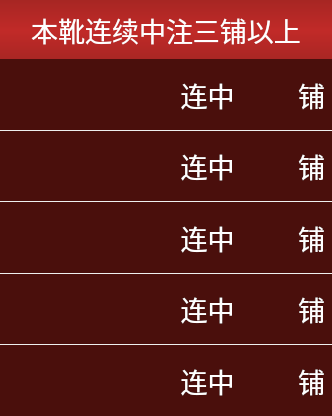
<?xml version="1.0" encoding="UTF-8"?>
<ui version="4.0">
 <class>MTopFive</class>
 <widget class="QWidget" name="MTopFive">
  <property name="geometry">
   <rect>
    <x>0</x>
    <y>0</y>
    <width>332</width>
    <height>416</height>
   </rect>
  </property>
  <property name="windowTitle">
   <string>Form</string>
  </property>
  <layout class="QVBoxLayout" name="verticalLayout">
   <property name="spacing">
    <number>0</number>
   </property>
   <property name="leftMargin">
    <number>0</number>
   </property>
   <property name="topMargin">
    <number>0</number>
   </property>
   <property name="rightMargin">
    <number>0</number>
   </property>
   <property name="bottomMargin">
    <number>0</number>
   </property>
   <item>
    <layout class="QVBoxLayout" name="verticalLayout_7" stretch="1,6">
     <property name="spacing">
      <number>0</number>
     </property>
     <item>
      <widget class="QLabel" name="label_137">
       <property name="font">
        <font>
         <family>方正粗黑宋简体</family>
         <pointsize>20</pointsize>
        </font>
       </property>
       <property name="styleSheet">
        <string notr="true">background-color: qlineargradient(spread:reflect, x1:1, y1:0.523045, x2:1, y2:0, stop:0 rgba(193, 42, 40, 255), stop:1 rgba(167, 38, 35, 255));
color: rgb(255, 255, 255);</string>
       </property>
       <property name="text">
        <string>本靴连续中注三铺以上</string>
       </property>
       <property name="alignment">
        <set>Qt::AlignCenter</set>
       </property>
      </widget>
     </item>
     <item>
      <layout class="QGridLayout" name="gridLayout_5" columnstretch="4,2,1,1">
       <property name="horizontalSpacing">
        <number>0</number>
       </property>
       <property name="verticalSpacing">
        <number>1</number>
       </property>
       <item row="0" column="0">
        <widget class="QLabel" name="label_bingo_one">
         <property name="maximumSize">
          <size>
           <width>319</width>
           <height>90</height>
          </size>
         </property>
         <property name="font">
          <font>
           <family>方正粗黑宋简体</family>
           <pointsize>20</pointsize>
          </font>
         </property>
         <property name="styleSheet">
          <string notr="true">color: rgb(255, 255, 255);
background-color: rgb(74, 15, 12);</string>
         </property>
         <property name="text">
          <string/>
         </property>
         <property name="alignment">
          <set>Qt::AlignCenter</set>
         </property>
        </widget>
       </item>
       <item row="0" column="3">
        <widget class="QLabel" name="label_14">
         <property name="font">
          <font>
           <family>方正粗黑宋简体</family>
           <pointsize>20</pointsize>
          </font>
         </property>
         <property name="styleSheet">
          <string notr="true">color: rgb(255, 255, 255);
background-color: rgb(74, 15, 12);</string>
         </property>
         <property name="text">
          <string>铺</string>
         </property>
         <property name="alignment">
          <set>Qt::AlignCenter</set>
         </property>
        </widget>
       </item>
       <item row="0" column="1">
        <widget class="QLabel" name="label_8">
         <property name="font">
          <font>
           <family>方正粗黑宋简体</family>
           <pointsize>20</pointsize>
          </font>
         </property>
         <property name="styleSheet">
          <string notr="true">color: rgb(255, 255, 255);
background-color: rgb(74, 15, 12);</string>
         </property>
         <property name="text">
          <string>连中</string>
         </property>
         <property name="alignment">
          <set>Qt::AlignCenter</set>
         </property>
        </widget>
       </item>
       <item row="4" column="0">
        <widget class="QLabel" name="label_bingo_five">
         <property name="font">
          <font>
           <family>方正粗黑宋简体</family>
           <pointsize>20</pointsize>
          </font>
         </property>
         <property name="styleSheet">
          <string notr="true">color: rgb(255, 255, 255);
background-color: rgb(74, 15, 12);</string>
         </property>
         <property name="text">
          <string/>
         </property>
         <property name="alignment">
          <set>Qt::AlignCenter</set>
         </property>
        </widget>
       </item>
       <item row="2" column="0">
        <widget class="QLabel" name="label_bingo_three">
         <property name="font">
          <font>
           <family>方正粗黑宋简体</family>
           <pointsize>20</pointsize>
          </font>
         </property>
         <property name="styleSheet">
          <string notr="true">color: rgb(255, 255, 255);
background-color: rgb(74, 15, 12);</string>
         </property>
         <property name="text">
          <string/>
         </property>
         <property name="alignment">
          <set>Qt::AlignCenter</set>
         </property>
        </widget>
       </item>
       <item row="1" column="0">
        <widget class="QLabel" name="label_bingo_two">
         <property name="font">
          <font>
           <family>方正粗黑宋简体</family>
           <pointsize>20</pointsize>
          </font>
         </property>
         <property name="styleSheet">
          <string notr="true">color: rgb(255, 255, 255);
background-color: rgb(74, 15, 12);</string>
         </property>
         <property name="text">
          <string/>
         </property>
         <property name="alignment">
          <set>Qt::AlignCenter</set>
         </property>
        </widget>
       </item>
       <item row="3" column="0">
        <widget class="QLabel" name="label_bingo_four">
         <property name="font">
          <font>
           <family>方正粗黑宋简体</family>
           <pointsize>20</pointsize>
          </font>
         </property>
         <property name="styleSheet">
          <string notr="true">color: rgb(255, 255, 255);
background-color: rgb(74, 15, 12);</string>
         </property>
         <property name="text">
          <string/>
         </property>
         <property name="alignment">
          <set>Qt::AlignCenter</set>
         </property>
        </widget>
       </item>
       <item row="0" column="2">
        <widget class="QLabel" name="label_first_num">
         <property name="font">
          <font>
           <family>方正粗黑宋简体</family>
           <pointsize>30</pointsize>
          </font>
         </property>
         <property name="styleSheet">
          <string notr="true">color: rgb(255, 255, 255);
background-color: rgb(74, 15, 12);</string>
         </property>
         <property name="text">
          <string/>
         </property>
         <property name="alignment">
          <set>Qt::AlignCenter</set>
         </property>
        </widget>
       </item>
       <item row="1" column="1">
        <widget class="QLabel" name="label_15">
         <property name="font">
          <font>
           <family>方正粗黑宋简体</family>
           <pointsize>20</pointsize>
          </font>
         </property>
         <property name="styleSheet">
          <string notr="true">color: rgb(255, 255, 255);
background-color: rgb(74, 15, 12);</string>
         </property>
         <property name="text">
          <string>连中</string>
         </property>
         <property name="alignment">
          <set>Qt::AlignCenter</set>
         </property>
        </widget>
       </item>
       <item row="2" column="1">
        <widget class="QLabel" name="label_19">
         <property name="font">
          <font>
           <family>方正粗黑宋简体</family>
           <pointsize>20</pointsize>
          </font>
         </property>
         <property name="styleSheet">
          <string notr="true">color: rgb(255, 255, 255);
background-color: rgb(74, 15, 12);</string>
         </property>
         <property name="text">
          <string>连中</string>
         </property>
         <property name="alignment">
          <set>Qt::AlignCenter</set>
         </property>
        </widget>
       </item>
       <item row="3" column="1">
        <widget class="QLabel" name="label_20">
         <property name="font">
          <font>
           <family>方正粗黑宋简体</family>
           <pointsize>20</pointsize>
          </font>
         </property>
         <property name="styleSheet">
          <string notr="true">color: rgb(255, 255, 255);
background-color: rgb(74, 15, 12);</string>
         </property>
         <property name="text">
          <string>连中</string>
         </property>
         <property name="alignment">
          <set>Qt::AlignCenter</set>
         </property>
        </widget>
       </item>
       <item row="4" column="1">
        <widget class="QLabel" name="label_21">
         <property name="font">
          <font>
           <family>方正粗黑宋简体</family>
           <pointsize>20</pointsize>
          </font>
         </property>
         <property name="styleSheet">
          <string notr="true">color: rgb(255, 255, 255);
background-color: rgb(74, 15, 12);</string>
         </property>
         <property name="text">
          <string>连中</string>
         </property>
         <property name="alignment">
          <set>Qt::AlignCenter</set>
         </property>
        </widget>
       </item>
       <item row="3" column="2">
        <widget class="QLabel" name="label_fourth_num">
         <property name="font">
          <font>
           <family>方正粗黑宋简体</family>
           <pointsize>30</pointsize>
          </font>
         </property>
         <property name="styleSheet">
          <string notr="true">color: rgb(255, 255, 255);
background-color: rgb(74, 15, 12);</string>
         </property>
         <property name="text">
          <string/>
         </property>
         <property name="alignment">
          <set>Qt::AlignCenter</set>
         </property>
        </widget>
       </item>
       <item row="4" column="2">
        <widget class="QLabel" name="label_fifth_num">
         <property name="font">
          <font>
           <family>方正粗黑宋简体</family>
           <pointsize>30</pointsize>
          </font>
         </property>
         <property name="styleSheet">
          <string notr="true">color: rgb(255, 255, 255);
background-color: rgb(74, 15, 12);</string>
         </property>
         <property name="text">
          <string/>
         </property>
         <property name="alignment">
          <set>Qt::AlignCenter</set>
         </property>
        </widget>
       </item>
       <item row="2" column="2">
        <widget class="QLabel" name="label_third_num">
         <property name="font">
          <font>
           <family>方正粗黑宋简体</family>
           <pointsize>30</pointsize>
          </font>
         </property>
         <property name="styleSheet">
          <string notr="true">color: rgb(255, 255, 255);
background-color: rgb(74, 15, 12);</string>
         </property>
         <property name="text">
          <string/>
         </property>
         <property name="alignment">
          <set>Qt::AlignCenter</set>
         </property>
        </widget>
       </item>
       <item row="1" column="2">
        <widget class="QLabel" name="label_second_num">
         <property name="font">
          <font>
           <family>方正粗黑宋简体</family>
           <pointsize>30</pointsize>
          </font>
         </property>
         <property name="styleSheet">
          <string notr="true">color: rgb(255, 255, 255);
background-color: rgb(74, 15, 12);</string>
         </property>
         <property name="text">
          <string/>
         </property>
         <property name="alignment">
          <set>Qt::AlignCenter</set>
         </property>
        </widget>
       </item>
       <item row="1" column="3">
        <widget class="QLabel" name="label_26">
         <property name="font">
          <font>
           <family>方正粗黑宋简体</family>
           <pointsize>20</pointsize>
          </font>
         </property>
         <property name="styleSheet">
          <string notr="true">color: rgb(255, 255, 255);
background-color: rgb(74, 15, 12);</string>
         </property>
         <property name="text">
          <string>铺</string>
         </property>
         <property name="alignment">
          <set>Qt::AlignCenter</set>
         </property>
        </widget>
       </item>
       <item row="2" column="3">
        <widget class="QLabel" name="label_27">
         <property name="font">
          <font>
           <family>方正粗黑宋简体</family>
           <pointsize>20</pointsize>
          </font>
         </property>
         <property name="styleSheet">
          <string notr="true">color: rgb(255, 255, 255);
background-color: rgb(74, 15, 12);</string>
         </property>
         <property name="text">
          <string>铺</string>
         </property>
         <property name="alignment">
          <set>Qt::AlignCenter</set>
         </property>
        </widget>
       </item>
       <item row="3" column="3">
        <widget class="QLabel" name="label_28">
         <property name="font">
          <font>
           <family>方正粗黑宋简体</family>
           <pointsize>20</pointsize>
          </font>
         </property>
         <property name="styleSheet">
          <string notr="true">color: rgb(255, 255, 255);
background-color: rgb(74, 15, 12);</string>
         </property>
         <property name="text">
          <string>铺</string>
         </property>
         <property name="alignment">
          <set>Qt::AlignCenter</set>
         </property>
        </widget>
       </item>
       <item row="4" column="3">
        <widget class="QLabel" name="label_29">
         <property name="font">
          <font>
           <family>方正粗黑宋简体</family>
           <pointsize>20</pointsize>
          </font>
         </property>
         <property name="styleSheet">
          <string notr="true">color: rgb(255, 255, 255);
background-color: rgb(74, 15, 12);</string>
         </property>
         <property name="text">
          <string>铺</string>
         </property>
         <property name="alignment">
          <set>Qt::AlignCenter</set>
         </property>
        </widget>
       </item>
      </layout>
     </item>
    </layout>
   </item>
  </layout>
 </widget>
 <resources/>
 <connections/>
</ui>
